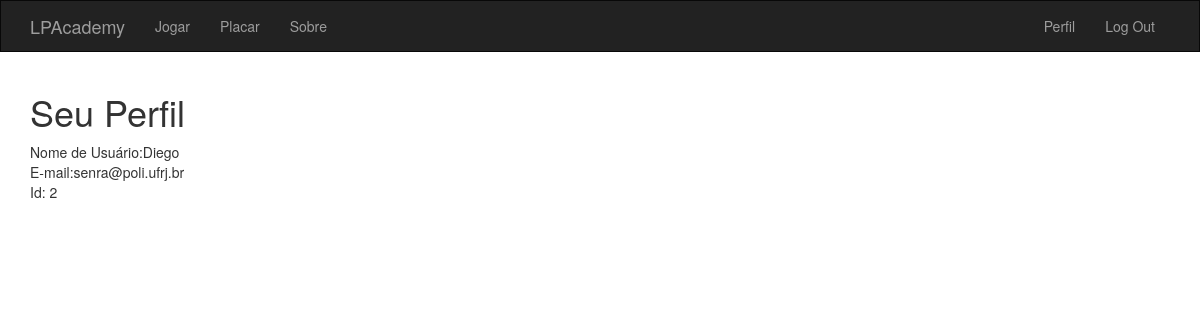
Page /perfil (signed in) on the committed database.
### models.py (models this page shows, shortened)
class User(UserMixin,db.Model):
    __tablename__ = 'users'
    id = db.Column(db.Integer, primary_key=True)
    email =db.Column(db.String(64),unique=True, index = True)
    username = db.Column(db.String(64), unique = True, index=True)
    password_hash = db.Column(db.String(128))
    confirmed = db.Column(db.Boolean,default=False)
    token = db.Column(db.Integer,default=0)
    @property
    def password(self):
        raise AttributeError('password is not a readable attribute')

### routes.py (the view)
@app.route('/perfil')
@login_required
def perfil():
    return render_template('profile.html')

### models.py (called while the page is built)
@login_manager.user_loader
def load_user(user_id):
    return User.query.get(int(user_id))

### routes.py (called while the page is built)
@app.context_processor
def utility_processor():
    def random4(question):
        order = [0,1,2,3]
        order = sample(order,4)
        alternatives = []
        for number in order:
            alternatives.append(question.alternatives[number])
        return alternatives
    return dict(random4=random4)

@app.before_request
def before_request():
    if  current_user.is_authenticated and not current_user.confirmed and request.endpoint != 'confirm' and request.endpoint !='static' and request.endpoint !='favicon' and request.endpoint != 'logout':
        print(request.endpoint)
        return render_template('unconfirmed.html')

### templates/profile.html (shortened to what this page needs)
{% extends 'base.html'%}
{% block page_content %}
<h1>Seu Perfil</h1>
Nome de Usuário:{{ current_user.username }}<br>
E-mail:{{ current_user.email }}
<br>Id: {{ current_user.id}}
{% endblock %}

### rows in the picture
User: username "Diego", email "senra@poli.ufrj.br", id "2"
